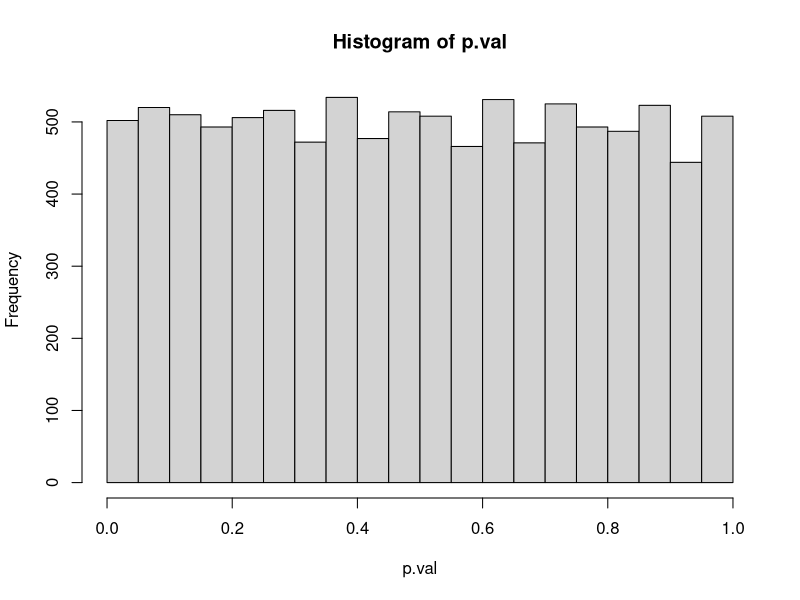

Write R code to recreate this figure.
###########################################################
## Distribution of p-values under null hypothesis
set.seed(42)
t.val <- rt(10000, df = 12)
p.val <- pt(t.val, df = 12)
hist(p.val)

###########################################################
## Load p-values for data of Hedenfalk et al. (2001):
## Precalculated p-values corresponding to t-tests available
## in package "qvalue"

library(qvalue)
data(hedenfalk)
hedenfalk <- hedenfalk$p

# Number of values:
(m <- length(hedenfalk))

## Note: "hedenfalk" is a vector of 3170 p-values; each corresponds
## to one human gene and belongs to the null hypothesis: "the gene is
## not differentially expressed in carriers of a BRCA1 mutation and 
## carriers of a BRCA2 mutation"

###########################################################
## Control FPR: accept or reject null hypothesis based on raw
## p-values

# Show 20 smallest p-values
head(sort(hedenfalk), n = 20)
# Number of genes declared differentially expressed on 
# component-wise type I error rate (= significance level) of 1%:
sum(hedenfalk <= 0.01)

###########################################################
## Control FWER: accept or reject null hypothesis based on
## adjusted p-values (Bonferroni correction)

# Calculate adjusted p-values
p.adj.bonf <- pmin(1, hedenfalk*m)
# Already implemented in R:
p.adj.bonf2 <- p.adjust(hedenfalk, method = "bonferroni")
# Check values:
max(abs(p.adj.bonf - p.adj.bonf2))
# Show 20 smalles adjusted p-values
head(sort(p.adj.bonf2), n = 20)
# Number of genes declared differentially expressed on 
# experiment-wise type I error rate of 10%:
sum(p.adj.bonf <= 0.1)

###########################################################
## Control FWER: accept or reject null hypothesis based on
## adjusted p-values (Holm correction)

# Calculate adjusted p-values with predefined R method
p.adj.holm <- p.adjust(hedenfalk, method = "holm")
# Show 20 smallest adjusted p-values
head(sort(p.adj.holm), n = 20)
# Number of genes declared differentially expressed on 
# experiment-wise type I error rate of 10%:
sum(p.adj.holm <= 0.1)


###########################################################
## Control FDR: accept or reject null hypothesis based on
## q values (Benjamini-Hochberg correction)

# Calculate q-values with predefined R method
q <- p.adjust(hedenfalk, method = "fdr")
# Show 20 smallest q-values
head(sort(q), n = 20)
# Number of genes declared differentially expressed on 
# FDR of 5%:
sum(q <= 0.05)
